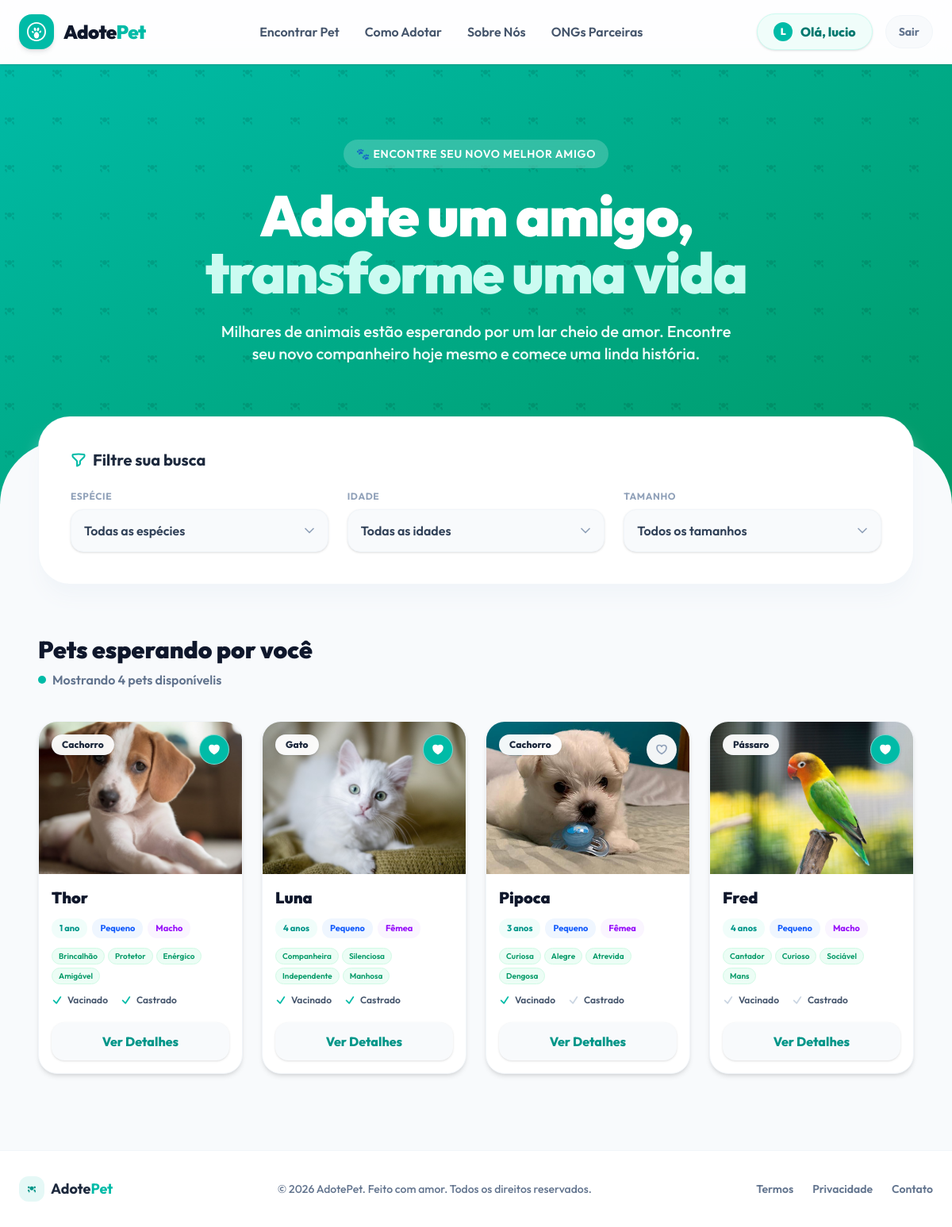
Screenshot of / (signed in) with the database file from the repository.
### adocoes/models.py (models this page shows, shortened)
class Animal(models.Model):
    TAMANHO_CHOICES = [
        ('Pequeno', 'Pequeno'),
        ('Médio', 'Médio'),
        ('Grande', 'Grande'),
    ]
    SEXO_CHOICES = [
        ('Macho', 'Macho'),
        ('Fêmea', 'Fêmea'),
    ]
    ESPECIE_CHOICES = [
        ('Cachorro', 'Cachorro'),
        ('Gato', 'Gato'),
        ('Pássaro', 'Pássaro'),
        ('Outros', 'Outros'),
    ]
    IDADE_CATEGORIA_CHOICES = [
        ('Filhote', 'Filhote'),
        ('Jovem', 'Jovem'),
        ('Adulto', 'Adulto'),
        ('Sênior', 'Sênior'),
    ]
    nome = models.CharField(max_length=100, verbose_name="Nome")
    especie = models.CharField(max_length=20, choices=ESPECIE_CHOICES, default='Cachorro', verbose_name="Espécie")
    foto = models.ImageField(upload_to='animais/', verbose_name="Foto")
    idade = models.PositiveIntegerField(verbose_name="Idade")
    idade_categoria = models.CharField(max_length=20, choices=IDADE_CATEGORIA_CHOICES, default='Adulto', verbose_name="Categoria de Idade")
    tamanho = models.CharField(max_length=10, choices=TAMANHO_CHOICES, verbose_name="Tamanho")
    sexo = models.CharField(max_length=10, choices=SEXO_CHOICES, verbose_name="Sexo")
    caracteristicas = models.TextField(verbose_name="Características", help_text="Ex: Carinhoso, Brincalhão, Obediente")
    descricao = models.TextField(verbose_name="Descrição")
    vacinado = models.BooleanField(default=False, verbose_name="Vacinado")
    castrado = models.BooleanField(default=False, verbose_name="Castrado")
    def caracteristicas_list(self):
        if self.caracteristicas:
            return [c.strip() for c in self.caracteristicas.split(',') if c.strip()]
        return []
    class Meta:
        verbose_name = "Animal"
        verbose_name_plural = "Animais"

### adocoes/views.py (the view)
# urls.py: path('', views.home, name='home'),
def home(request):
    animais = Animal.objects.all()
    especie = request.GET.get('especie')
    idade_categoria = request.GET.get('idade_categoria')
    tamanho = request.GET.get('tamanho')
    if especie and especie != 'Todos':
        animais = animais.filter(especie__iexact=especie)
    if idade_categoria and idade_categoria != 'Todos':
        animais = animais.filter(idade_categoria__iexact=idade_categoria)
    if tamanho and tamanho != 'Todos':
        animais = animais.filter(tamanho__iexact=tamanho)
    favoritos = []
    if request.user.is_authenticated:
        favoritos = list(request.user.meus_interesses.values_list('animal_id', flat=True))
    context = {
        'animais': animais,
        'selected_especie': especie or 'Todos',
        'selected_idade': idade_categoria or 'Todos',
        'selected_tamanho': tamanho or 'Todos',
        'favoritos': favoritos,
    }
    return render(request, 'home.html', context)

### adocoes/templates/home.html (shortened to what this page needs)
{% extends 'base.html' %}
{% block content %}
<section class="bg-gradient-to-br from-teal-500 to-emerald-600 text-white pt-24 pb-40 px-6 md:px-12 text-center relative overflow-hidden">
    <div class="absolute inset-0 opacity-10 pointer-events-none">
    </div>
    <div class="max-w-4xl mx-auto relative z-10">
        <span class="inline-flex items-center gap-2 px-4 py-2 rounded-full bg-white/20 backdrop-blur-md text-sm font-semibold tracking-wider uppercase mb-6">
            🐾 Encontre seu novo melhor amigo
        </span>
        <h1 class="text-5xl md:text-7xl font-black tracking-tight leading-none mb-6">
            Adote um amigo,<br><span class="text-teal-100">transforme uma vida</span>
        </h1>
        <p class="text-lg md:text-xl text-teal-50 max-w-2xl mx-auto mb-8 font-medium">
            Milhares de animais estão esperando por um lar cheio de amor.
            Encontre seu novo companheiro hoje mesmo e comece uma linda história.
        </p>
    </div>
</section>
<section class="relative z-20 bg-[#F8FAFC] rounded-t-[3.5rem] md:rounded-t-[5rem] -mt-24 pt-16 pb-24 px-4 md:px-12 border-t border-slate-100/50">
    <div class="max-w-7xl mx-auto">
        <div class="bg-white p-6 md:p-10 rounded-[2.5rem] shadow-xl shadow-slate-100 border border-slate-100/80 -mt-24 relative z-30 mb-16">
            <h2 class="text-xl font-bold text-slate-800 mb-6 flex items-center gap-2">
                <span>Filtre sua busca</span>
            </h2>
            <form id="filter-form" method="GET" action="{% url 'home' %}" class="grid grid-cols-1 md:grid-cols-3 gap-6">
                <div class="relative">
                    <label class="block text-xs font-bold text-slate-400 uppercase tracking-wider mb-2">Espécie</label>
                    <div class="relative">
                        <select name="especie" class="w-full appearance-none bg-slate-50 border border-slate-100 text-slate-700 px-4 py-3.5 rounded-2xl focus:ring-2 focus:ring-teal-500 focus:bg-white transition-all outline-none cursor-pointer font-semibold shadow-sm">
                            <option value="Todos" {% if selected_especie == 'Todos' %}selected{% endif %}>Todas as espécies</option>
                        </select>
                        <div class="absolute right-4 top-1/2 -translate-y-1/2 pointer-events-none text-slate-400">
                        </div>
                    </div>
                </div>
                <div class="relative">
                    <label class="block text-xs font-bold text-slate-400 uppercase tracking-wider mb-2">Idade</label>
                    <div class="relative">
                        <select name="idade_categoria" class="w-full appearance-none bg-slate-50 border border-slate-100 text-slate-700 px-4 py-3.5 rounded-2xl focus:ring-2 focus:ring-teal-500 focus:bg-white transition-all outline-none cursor-pointer font-semibold shadow-sm">
                            <option value="Todos" {% if selected_idade == 'Todos' %}selected{% endif %}>Todas as idades</option>
                        </select>
                        <div class="absolute right-4 top-1/2 -translate-y-1/2 pointer-events-none text-slate-400">
                        </div>
                    </div>
                </div>
                <div class="relative">
                    <label class="block text-xs font-bold text-slate-400 uppercase tracking-wider mb-2">Tamanho</label>
                    <div class="relative">
                        <select name="tamanho" class="w-full appearance-none bg-slate-50 border border-slate-100 text-slate-700 px-4 py-3.5 rounded-2xl focus:ring-2 focus:ring-teal-500 focus:bg-white transition-all outline-none cursor-pointer font-semibold shadow-sm">
                            <option value="Todos" {% if selected_tamanho == 'Todos' %}selected{% endif %}>Todos os tamanhos</option>
                        </select>
                        <div class="absolute right-4 top-1/2 -translate-y-1/2 pointer-events-none text-slate-400">
                        </div>
                    </div>
                </div>
            </form>
        </div>
        <div class="flex flex-col md:flex-row md:items-end justify-between mb-10 gap-4">
            <div>
                <h3 class="text-3xl font-black text-slate-900 mb-2">Pets esperando por você</h3>
                <p class="text-slate-500 font-semibold flex items-center gap-2">
                    <span class="inline-block w-2.5 h-2.5 bg-teal-500 rounded-full animate-pulse"></span>
                    <span>Mostrando {{ animais.count }} pet{{ animais.count|pluralize:"s" }} disponível{{ animais.count|pluralize:"is" }}</span>
                </p>
            </div>
        </div>
        <div id="animals-grid">
            {% if animais %}
                <div class="grid grid-cols-1 sm:grid-cols-2 md:grid-cols-3 lg:grid-cols-4 gap-6">
                {% for animal in animais %}
                    <div class="bg-white rounded-3xl overflow-hidden shadow-md hover:shadow-xl hover:-translate-y-1 transition-all duration-300 border border-slate-100 flex flex-col group">
                        <div class="relative h-48 overflow-hidden bg-slate-100">
                            {% if animal.foto %}
                                <img src="{{ animal.foto.url }}" alt="{{ animal.nome }}" class="w-full h-full object-cover group-hover:scale-105 transition-transform duration-500">
                            {% else %}
                                <div class="w-full h-full flex items-center justify-center text-slate-400 font-bold bg-slate-200">
                                    Sem Foto
                                </div>
                            {% endif %}
                            <div class="absolute top-4 left-4 bg-white/95 backdrop-blur-sm px-3 py-1 rounded-full text-xs font-extrabold text-slate-800 shadow-sm border border-slate-100/50">
                                {{ animal.especie }}
                            </div>
                            <button class="absolute top-4 right-4 {% if animal.id in favoritos %}bg-teal-500 text-white{% else %}bg-white/95 text-slate-400{% endif %} backdrop-blur-sm p-2.5 rounded-full hover:scale-110 transition-all shadow-sm border border-slate-100/50 btn-favoritar" data-id="{{ animal.id }}">
                                <svg xmlns="http://www.w3.org/2000/svg" fill="{% if animal.id in favoritos %}currentColor{% else %}none{% endif %}" viewBox="0 0 24 24" stroke-width="2.5" stroke="currentColor" class="w-4 h-4">
                                    <path stroke-linecap="round" stroke-linejoin="round" d="M21 8.25c0-2.485-2.099-4.5-4.688-4.5-1.935 0-3.597 1.126-4.312 2.733-.715-1.607-2.377-2.733-4.313-2.733C5.1 3.75 3 5.765 3 8.25c0 7.22 9 12 9 12s9-4.78 9-12Z" />
                                </svg>
                            </button>
                        </div>
                        <div class="p-4 flex flex-col flex-grow space-y-3">
                            <h4 class="text-xl font-black text-slate-900 group-hover:text-teal-600 transition-colors">
                                {{ animal.nome }}
                            </h4>
                            <div class="flex flex-wrap gap-1.5">
                                <span class="px-2.5 py-1 text-[11px] font-bold rounded-xl bg-teal-50 text-teal-600">{{ animal.idade }} ano{{ animal.idade|pluralize }}</span>
                                <span class="px-2.5 py-1 text-[11px] font-bold rounded-xl bg-blue-50 text-blue-600">{{ animal.tamanho }}</span>
                                <span class="px-2.5 py-1 text-[11px] font-bold rounded-xl bg-purple-50 text-purple-600">{{ animal.sexo }}</span>
                            </div>
                            {% if animal.caracteristicas_list %}
                                <div class="flex flex-wrap gap-1">
                                    {% for caracteristica in animal.caracteristicas_list %}
                                        <span class="px-2 py-0.5 text-[10px] font-semibold rounded-full bg-emerald-50 text-emerald-600 border border-emerald-100">
                                            {{ caracteristica }}
                                        </span>
                                    {% endfor %}
                                </div>
                            {% endif %}
                            <div class="flex gap-4 text-xs font-semibold text-slate-600">
                                <div class="flex items-center gap-1.5">
                                    <svg xmlns="http://www.w3.org/2000/svg" fill="none" viewBox="0 0 24 24" stroke-width="3" stroke="currentColor" class="w-3.5 h-3.5 {% if animal.vacinado %}text-teal-500{% else %}text-slate-300{% endif %}">
                                        <path stroke-linecap="round" stroke-linejoin="round" d="m4.5 12.75 6 6 9-13.5" />
                                    </svg>
                                    <span>Vacinado</span>
                                </div>
                                <div class="flex items-center gap-1.5">
                                    <svg xmlns="http://www.w3.org/2000/svg" fill="none" viewBox="0 0 24 24" stroke-width="3" stroke="currentColor" class="w-3.5 h-3.5 {% if animal.castrado %}text-teal-500{% else %}text-slate-300{% endif %}">
                                        <path stroke-linecap="round" stroke-linejoin="round" d="m4.5 12.75 6 6 9-13.5" />
                                    </svg>
                                    <span>Castrado</span>
                                </div>
                            </div>
                            <div class="mt-auto pt-2">
                                <a href="{% url 'detalhe' animal.id %}" class="block text-center w-full py-3 bg-slate-50 hover:bg-teal-500 hover:text-white text-teal-600 font-extrabold rounded-2xl transition-all shadow-sm hover:shadow-md hover:shadow-teal-100">
                                    Ver Detalhes
                                </a>
                            </div>
                        </div>
                    </div>
                {% endfor %}
                </div>
            </div>
        {% endif %}
        </div>
</section>
{% endblock %}

### adocoes/templates/base.html (shortened to what this page needs)
<!DOCTYPE html>
<html lang="pt-br">
<head>
    <script src="https://cdn.jsdelivr.net/npm/@tailwindcss/browser@4"></script>
</head>
<body class="bg-[#F8FAFC] text-slate-800 min-h-screen flex flex-col pt-20">
    <nav class="fixed top-0 left-0 right-0 z-50 bg-white/80 backdrop-blur-md border-b border-slate-100 shadow-sm">
        <div class="max-w-7xl mx-auto px-6 h-20 flex items-center justify-between">
            <a href="{% url 'home' %}" class="flex items-center gap-3 group">
                <div class="bg-teal-500 text-white p-2.5 rounded-2xl group-hover:scale-105 transition-transform shadow-md shadow-teal-150">
                </div>
                <span class="text-2xl font-black tracking-tight text-slate-900">
                    Adote<span class="text-teal-500">Pet</span>
                </span>
            </a>
            <div class="hidden md:flex items-center gap-8 font-semibold text-slate-600">
                <a href="{% url 'home' %}" class="hover:text-teal-500 transition-colors">Encontrar Pet</a>
                <a href="{% url 'como-adotar' %}" class="hover:text-teal-500 transition-colors">Como Adotar</a>
                <a href="{% url 'sobre-nos' %}" class="hover:text-teal-500 transition-colors">Sobre Nós</a>
                <a href="{% url 'ongs-parceiras' %}" class="hover:text-teal-500 transition-colors">ONGs Parceiras</a>
            </div>
            <div class="hidden md:flex items-center gap-4">
                {% if user.is_authenticated %}
                    <a href="{% url 'perfil' %}" class="flex items-center gap-2.5 px-5 py-2.5 bg-teal-50 border border-teal-100 text-teal-700 font-extrabold rounded-full transition-all hover:bg-teal-100/50 shadow-sm">
                        <div class="w-6 h-6 rounded-full bg-teal-500 text-white flex items-center justify-center text-xs font-black">
                            {{ user.first_name|slice:":1"|upper|default:user.username|slice:":1"|upper }}
                        </div>
                        <span>Olá, {{ user.first_name|default:user.username|truncatechars:12 }}</span>
                    </a>
                    <a href="{% url 'logout' %}" class="px-4 py-2.5 bg-slate-50 hover:bg-rose-50 text-slate-500 hover:text-rose-600 font-bold rounded-full border border-slate-100 hover:border-rose-100 transition-all text-sm">
                        Sair
                    </a>
                {% endif %}
            </div>
        </div>
    </nav>
    <main class="flex-grow">
        {% block content %}
        {% endblock %}
    </main>
    <footer class="bg-white border-t border-slate-100 py-8">
        <div class="max-w-7xl mx-auto px-6 flex flex-col md:flex-row items-center justify-between gap-4">
            <div class="flex items-center gap-2">
                <div class="bg-teal-500/10 text-teal-600 p-1.5 rounded-xl">
                </div>
                <span class="text-lg font-bold text-slate-800">Adote<span class="text-teal-500">Pet</span></span>
            </div>
            <p class="text-sm text-slate-500 font-medium text-center md:text-left">
                &copy; 2026 AdotePet. Feito com amor. Todos os direitos reservados.
            </p>
            <div class="flex gap-6 text-sm text-slate-500 font-semibold">
                <a href="#" class="hover:text-teal-500 transition-colors">Termos</a>
                <a href="#" class="hover:text-teal-500 transition-colors">Privacidade</a>
                <a href="#" class="hover:text-teal-500 transition-colors">Contato</a>
            </div>
        </div>
    </footer>
</body>
</html>

### adocoes/templates/base.html (style rules this page uses)
body { font-family: 'Outfit', sans-serif; }

### rows the page displays
Animal: foto (picture), especie "Cachorro", nome "Thor", idade "1", tamanho "Pequeno", sexo "Macho", caracteristicas_list "Brincalhão" "Protetor" "Enérgico" "Amigável", vacinado True (drawn), castrado True (drawn)
Animal: foto (picture), especie "Gato", nome "Luna", idade "4", tamanho "Pequeno", sexo "Fêmea", caracteristicas_list "Companheira" "Silenciosa" "Independente" "Manhosa", vacinado True (drawn), castrado True (drawn)
Animal: foto (picture), especie "Cachorro", nome "Pipoca", idade "3", tamanho "Pequeno", sexo "Fêmea", caracteristicas_list "Curiosa" "Alegre" "Atrevida" "Dengosa", vacinado True (drawn), castrado False (drawn)
Animal: foto (picture), especie "Pássaro", nome "Fred", idade "4", tamanho "Pequeno", sexo "Macho", caracteristicas_list "Cantador" "Curioso" "Sociável" "Mans", vacinado False (drawn), castrado False (drawn)

### other values shown
{{ user.first_name|default:user.username|truncatechars:12 }} "lucio"
{{ animais.count }} "4"
